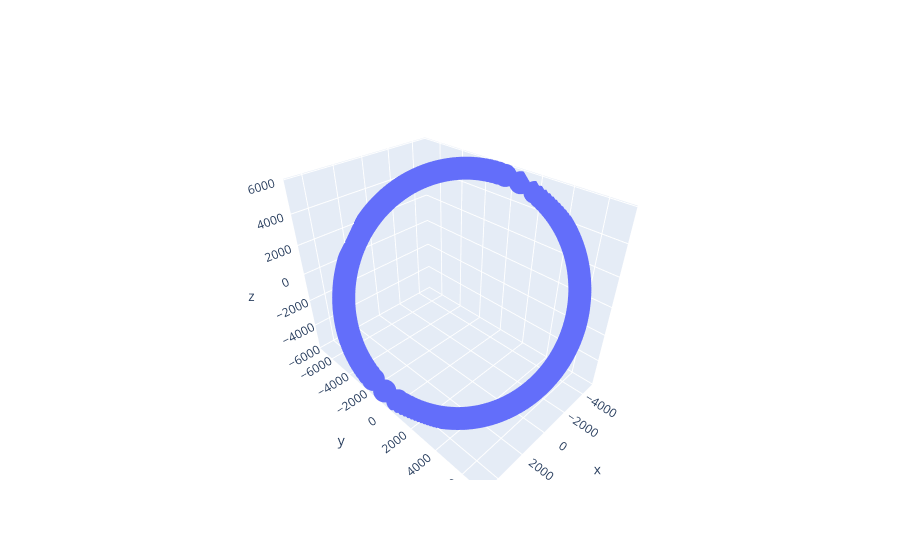

Here is the notebook cell this chart was saved with:
### Code cell
#import numpy as np

# Helix equation
#t = np.linspace(0, 10, 50)
#x, y, z = np.cos(t), np.sin(t), t

fig = go.Figure(data=[go.Scatter3d(x=xc, y=yc, z=zc,
                                   mode='markers')])
fig.show()

### Figure 1 — Plotly figure (JSON) as saved in the notebook; plotly's stock layout.template omitted (floating-point values rounded to 4 significant figures; data arrays with more than 128 entries replaced by an {"elided": "..."} marker saying what was removed)
{"data": [{"mode": "markers", "type": "scatter3d", "x": {"elided": "400 float values"}, "y": {"elided": "400 float values"}, "z": {"elided": "400 float values"}}], "layout": {}}
